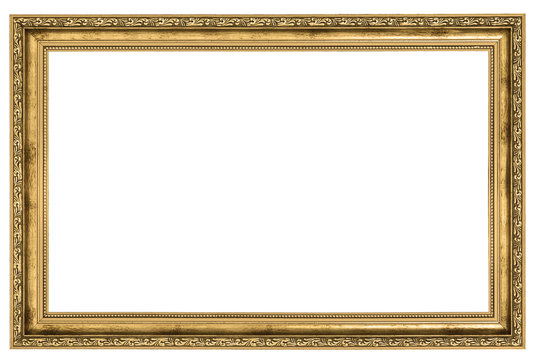
#> input picture images/templates/template2.jpg, 535 x 360 px
$ python create_mockups_2.py
#> lines starting #> are read from the running program, lines starting #| are printed output that depends on the picture; after the words box and inside, x2 and y2 are one past the last pixel; in counts of white or black regions, pixels touching at a corner belong together
import cv2
import numpy as np

class MockupGenerator:
    def __init__(self, frame_path, photo_path, inset_ratio=0.05):
        """
        Initializes the MockupGenerator with the frame and photo paths.

        Parameters:
        frame_path (str): Path to the frame template image.
        photo_path (str): Path to the photo to be inserted.
        inset_ratio (float): The ratio to inset the photo from the frame's edges to preserve borders. Default is 0.05 (5%).
        """
#> called with frame_path = './images/templates/template2.jpg', photo_path = './images/image.jpg', inset_ratio = 0.05
        self.frame = cv2.imread(frame_path)
#> self.frame is the input picture: shape (360, 535, 3); mean B, G, R 201.9, 218.2, 227.7
        self.photo = cv2.imread(photo_path)
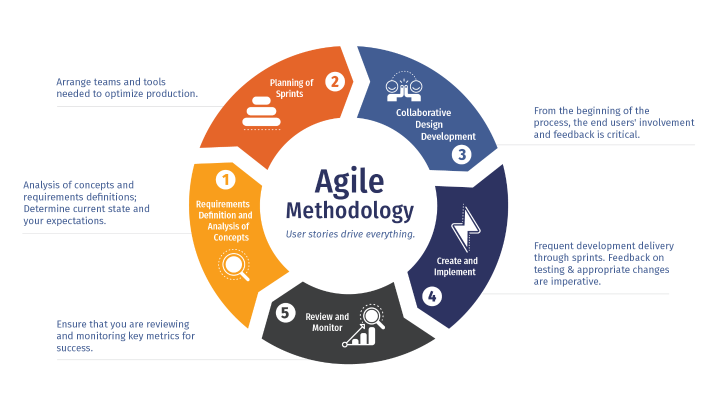
#> input picture images/image.jpg, 1431 x 820 px (shown at 1/2 size)
#> self.photo is the input picture: shape (820, 1431, 3); mean B, G, R 225.6, 227.1, 232.2
        self.inset_ratio = inset_ratio
        self.ordered_frame_corners = None
        self.inset_corners = None

    def detect_frame(self):
        """
        Detects the frame's position in the template image and orders the corners.

        This method identifies the largest contour in the frame image, approximates it to a quadrilateral,
        and orders the corners for consistent mapping.
        """
        gray_frame = cv2.cvtColor(self.frame, cv2.COLOR_BGR2GRAY)
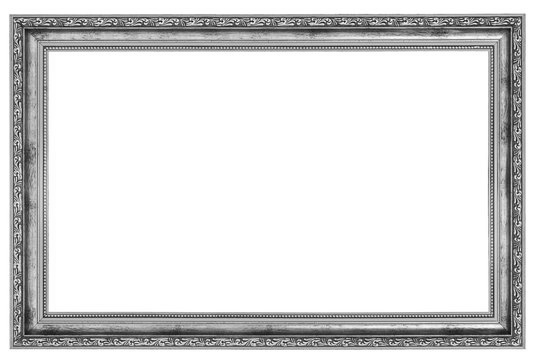
#> gray_frame: shape (360, 535); min 11, max 255, mean 219.2
        edges = cv2.Canny(gray_frame, 50, 150)
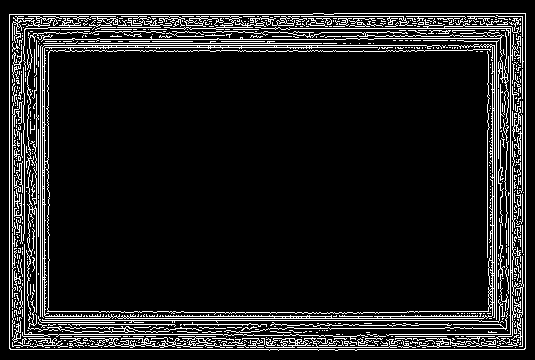
#> edges: shape (360, 535); 11.6% white in thin lines or dots

        contours, _ = cv2.findContours(edges, cv2.RETR_EXTERNAL, cv2.CHAIN_APPROX_SIMPLE)
#> contours = 1 contour; box (x1, y1, x2, y2) and area: (9, 13, 526, 351) 173070
        frame_contour = max(contours, key=cv2.contourArea)
#> frame_contour = contour of 29 points, box (x1, y1, x2, y2) (9, 13, 526, 351), area 173070

        epsilon = 0.02 * cv2.arcLength(frame_contour, True)
#> epsilon = 34.14
        approx = cv2.approxPolyDP(frame_contour, epsilon, True)
#> approx = [[525, 13], [9, 14], [9, 348], [524, 349]]

        if len(approx) == 4:
            frame_corners = np.array([point[0] for point in approx], dtype='float32')
#> frame_corners = [[525, 13], [9, 14], [9, 348], [524, 349]]
            self._sort_corners(frame_corners)
        else:
            raise ValueError("Frame detection failed: Expected a quadrilateral.")

    def _sort_corners(self, frame_corners):
        """
        Sorts the detected frame corners into a consistent order (top-left, top-right, bottom-right, bottom-left).

        Parameters:
        frame_corners (ndarray): Array of detected frame corners.
        """
        sums = frame_corners.sum(axis=1)
#> sums = [538, 23, 357, 873]
        diffs = np.diff(frame_corners, axis=1)
#> diffs = [-512, 5, 339, -175]
        self.ordered_frame_corners = np.array([
            frame_corners[np.argmin(sums)],
            frame_corners[np.argmin(diffs)],
            frame_corners[np.argmax(sums)],
            frame_corners[np.argmax(diffs)]
        ], dtype='float32')
#> self.ordered_frame_corners = [[9, 14], [525, 13], [524, 349], [9, 348]]
        self._calculate_inset_corners()

    def _calculate_inset_corners(self):
        """
        Calculates the inset corners for the photo placement inside the frame.

        The inset corners are slightly smaller than the actual frame corners to leave the frame's borders intact.
        """
        self.inset_corners = self.ordered_frame_corners * (1 - self.inset_ratio) + \
                             np.mean(self.ordered_frame_corners, axis=0) * self.inset_ratio
#> self.inset_corners = [[21.89, 22.35], [512.1, 21.4], [511.1, 340.6], [21.89, 339.6]]

    def warp_photo(self):
        """
        Warps the photo to fit inside the detected frame area.

        Returns:
        ndarray: The warped photo image.
        """

        h, w = self.photo.shape[:2]
#> h = 820; w = 1431
        photo_corners = np.array([[0, 0], [w, 0], [w, h], [0, h]], dtype='float32')
        M = cv2.getPerspectiveTransform(photo_corners, self.inset_corners)
#> M = [[0.34, 5.15e-05, 21.89], [-0.000753, 0.388, 22.35], [-4.16e-06, 2.35e-06, 1]]
        return cv2.warpPerspective(self.photo, M, (self.frame.shape[1], self.frame.shape[0]))
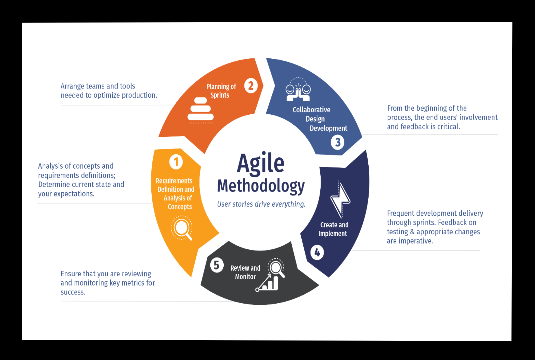
#> returned value: shape (360, 535, 3); mean of channels 0, 1, 2 182.6, 183.8, 187.9; drawn as B, G, R

    def combine_images(self, warped_photo):
        """
        Combines the warped photo with the frame, preserving the frame's borders.

        Parameters:
        warped_photo (ndarray): The warped photo image.

        Returns:
        ndarray: The final combined image with the photo inside the frame.
        """
        mask = np.zeros_like(self.frame, dtype=np.uint8)
        cv2.fillPoly(mask, [np.int32(self.inset_corners)], (255, 255, 255))
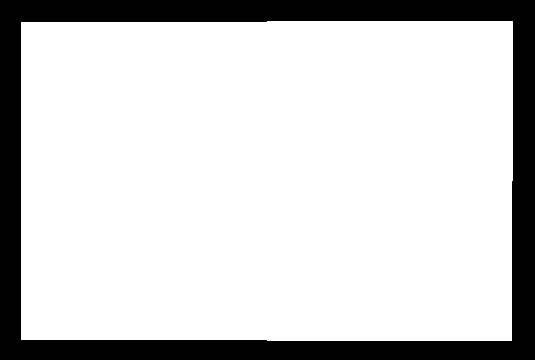
#> mask: shape (360, 535, 3); 81.4% white; 1 black region, box (x1, y1, x2, y2) and area: (0, 0, 535, 360) 35812
        frame_mask = cv2.bitwise_not(mask)
        frame_with_photo_area = cv2.bitwise_and(self.frame, frame_mask)
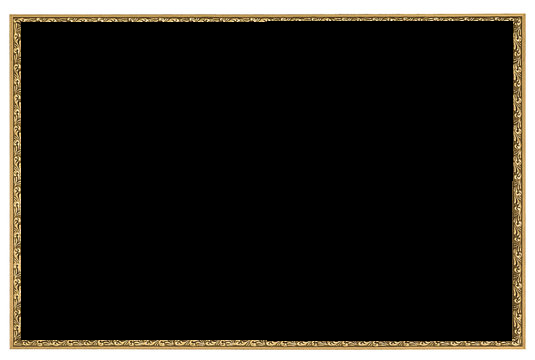
#> frame_with_photo_area: shape (360, 535, 3); mean B, G, R 32.8, 37.2, 39.7
        return cv2.add(frame_with_photo_area, cv2.bitwise_and(warped_photo, mask))
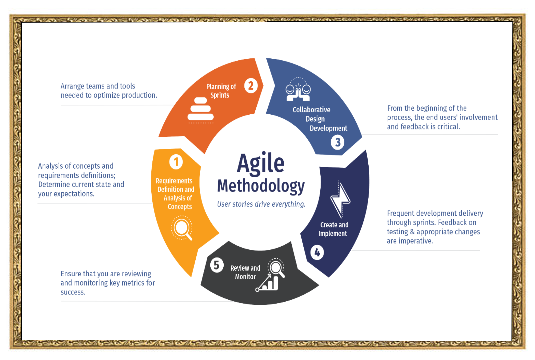
#> returned value: shape (360, 535, 3); mean of channels 0, 1, 2 215.4, 221, 227.6; drawn as B, G, R

    def create_mockup(self, output_path=None):
        """
        Creates the final mockup by detecting the frame, warping the photo, and combining them.

        Parameters:
        output_path (str, optional): Path to save the final mockup image. If not provided, the image is not saved.

        Returns:
        ndarray: The final mockup image with the photo inside the frame.
        """
        self.detect_frame()
        warped_photo = self.warp_photo()
        final_image = self.combine_images(warped_photo)

        if output_path:
            cv2.imwrite(output_path, final_image)
        return final_image


mockup = MockupGenerator('./images/templates/template2.jpg', './images/image.jpg')

final_image = mockup.create_mockup('./images/outputs/mockup_from_solution2.png')
